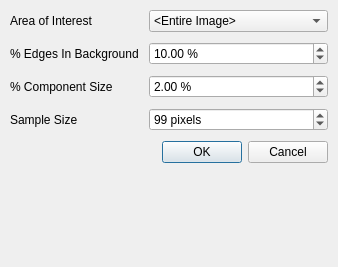
<?xml version="1.0" encoding="UTF-8"?>
<ui version="4.0">
 <class>TadDialog</class>
 <widget class="QDialog" name="TadDialog">
  <property name="geometry">
   <rect>
    <x>0</x>
    <y>0</y>
    <width>338</width>
    <height>267</height>
   </rect>
  </property>
  <property name="windowTitle">
   <string>TAD Detector</string>
  </property>
  <layout class="QFormLayout" name="formLayout">
   <property name="fieldGrowthPolicy">
    <enum>QFormLayout::AllNonFixedFieldsGrow</enum>
   </property>
   <property name="horizontalSpacing">
    <number>10</number>
   </property>
   <property name="verticalSpacing">
    <number>10</number>
   </property>
   <property name="margin">
    <number>10</number>
   </property>
   <item row="0" column="0">
    <widget class="QLabel" name="label">
     <property name="text">
      <string>Area of Interest</string>
     </property>
    </widget>
   </item>
   <item row="0" column="1">
    <widget class="QComboBox" name="mpAoi">
     <item>
      <property name="text">
       <string>&lt;Entire Image&gt;</string>
      </property>
     </item>
    </widget>
   </item>
    <item row="1" column="0">
      <widget class="QLabel" name="label_2">
        <property name="text">
          <string>% Edges In Background</string>
        </property>
      </widget>
    </item>
    <item row="1" column="1">
      <widget class="QDoubleSpinBox" name="mpEdgesInBackground">
        <property name="suffix">
          <string> %</string>
        </property>
        <property name="singleStep">
          <double>1.000000000000000</double>
        </property>
        <property name="value">
          <double>10.000000000000000</double>
        </property>
      </widget>
    </item>
    <item row="2" column="0">
      <widget class="QLabel" name="label_3">
        <property name="text">
          <string>% Component Size</string>
        </property>
      </widget>
    </item>
    <item row="2" column="1">
      <widget class="QDoubleSpinBox" name="mpComponentSize">
        <property name="suffix">
          <string> %</string>
        </property>
        <property name="singleStep">
          <double>1.000000000000000</double>
        </property>
        <property name="value">
          <double>2.000000000000000</double>
        </property>
      </widget>
    </item>
    <item row="3" column="0">
      <widget class="QLabel" name="label_4">
        <property name="text">
          <string>Sample Size</string>
        </property>
      </widget>
    </item>
    <item row="3" column="1">
      <widget class="QSpinBox" name="mpSampleSize">
        <property name="suffix">
          <string> pixels</string>
        </property>
        <property name="value">
          <number>10000</number>
        </property>
        <property name="minimum">
          <number>3</number>
        </property>
        <property name="maximum">
          <number>300000</number>
        </property>
        <property name="singleStep">
          <number>2</number>
        </property>
      </widget>
    </item>
    <item row="4" column="1">
    <widget class="QDialogButtonBox" name="buttonBox">
     <property name="standardButtons">
      <set>QDialogButtonBox::Cancel|QDialogButtonBox::Ok</set>
     </property>
    </widget>
   </item>
  </layout>
 </widget>
 <resources/>
 <connections>
  <connection>
   <sender>buttonBox</sender>
   <signal>accepted()</signal>
   <receiver>TadDialog</receiver>
   <slot>accept()</slot>
   <hints>
    <hint type="sourcelabel">
     <x>210</x>
     <y>223</y>
    </hint>
    <hint type="destinationlabel">
     <x>168</x>
     <y>122</y>
    </hint>
   </hints>
  </connection>
  <connection>
   <sender>buttonBox</sender>
   <signal>rejected()</signal>
   <receiver>TadDialog</receiver>
   <slot>reject()</slot>
   <hints>
    <hint type="sourcelabel">
     <x>210</x>
     <y>223</y>
    </hint>
    <hint type="destinationlabel">
     <x>168</x>
     <y>122</y>
    </hint>
   </hints>
  </connection>
 </connections>
</ui>
